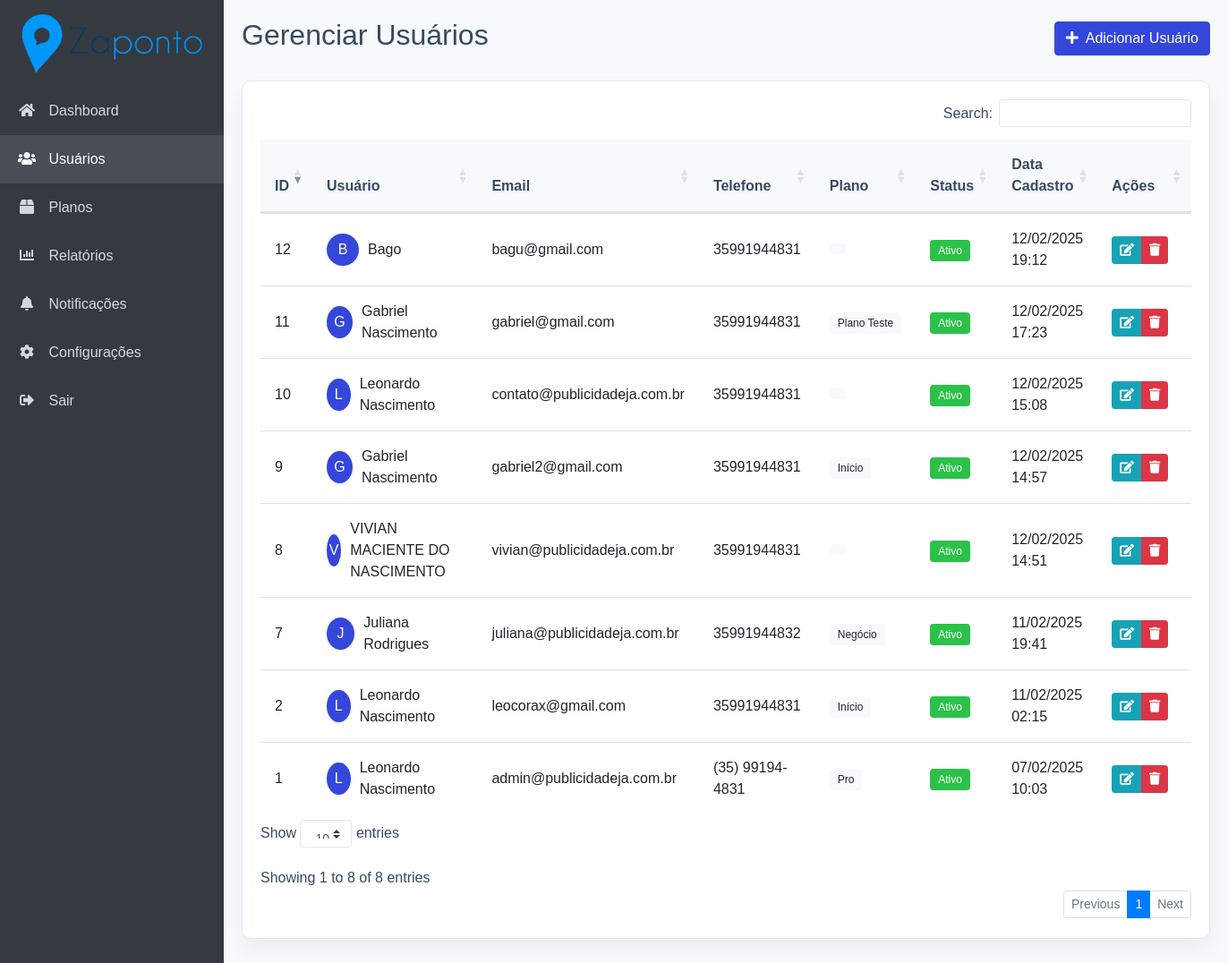
Page /pages/admin/usuarios.php (signed in) on the committed database.
### tables this page shows
CREATE TABLE `usuarios` (
  `id` int(11) NOT NULL,
  `nome` varchar(255) NOT NULL,
  `email` varchar(255) NOT NULL,
  `senha` varchar(255) NOT NULL,
  `mensagem_base` text DEFAULT NULL,
  `token_dispositivo` varchar(255) DEFAULT NULL,
  `arquivo_padrao` varchar(255) DEFAULT NULL,
  `created_at` timestamp NOT NULL DEFAULT current_timestamp(),
  `plano_id` int(11) DEFAULT NULL,
  `reset_token` varchar(64) DEFAULT NULL,
  `reset_token_expira` datetime DEFAULT NULL,
  `telefone` varchar(20) DEFAULT NULL,
  `status` enum('ativo','inativo') DEFAULT 'ativo',
  `empresa` varchar(255) DEFAULT NULL,
  `site` varchar(255) DEFAULT NULL,
  `foto_perfil` varchar(255) DEFAULT NULL,
  `data_cadastro` datetime DEFAULT current_timestamp(),
  `perfil_completo` tinyint(1) DEFAULT 0,
  `nome_negocio` varchar(255) DEFAULT NULL,
  `segmento` varchar(100) DEFAULT NULL,
  `publico_alvo` varchar(255) DEFAULT NULL,
  `objetivo_principal` varchar(100) DEFAULT NULL
);

CREATE TABLE `planos` (
  `id` int(11) NOT NULL,
  `nome` varchar(100) NOT NULL,
  `preco` decimal(10,2) NOT NULL,
  `limite_leads` int(11) NOT NULL,
  `limite_mensagens` int(11) NOT NULL,
  `recursos` text DEFAULT NULL,
  `ativo` tinyint(1) DEFAULT 1,
  `created_at` datetime DEFAULT current_timestamp(),
  `descricao` text DEFAULT NULL,
  `tem_ia` tinyint(1) DEFAULT 0,
  `stripe_price_id` varchar(255) DEFAULT NULL
);

### pages/admin/usuarios.php (the view, shortened to what this page needs)
<?php
include '../../includes/db.php';
$usuarios = $pdo->query("
    SELECT u.*, p.nome as plano_nome
    FROM usuarios u
    LEFT JOIN planos p ON u.plano_id = p.id
    ORDER BY u.created_at DESC
")->fetchAll();
?>
<!DOCTYPE html>
<html lang="pt-br">
<head>
    <link rel="stylesheet" href="https://stackpath.bootstrapcdn.com/bootstrap/4.5.2/css/bootstrap.min.css">
    <link rel="stylesheet" href="https://cdnjs.cloudflare.com/ajax/libs/font-awesome/5.15.1/css/all.min.css">
    <link rel="stylesheet" href="https://cdn.datatables.net/1.10.22/css/dataTables.bootstrap4.min.css">
</head>
<body>
    <div class="container-fluid">
        <div class="row">
            <?php include 'menu.php'; ?>
            <div class="main-content">
                <div class="d-flex justify-content-between align-items-center mb-4">
                    <h2>Gerenciar Usuários</h2>
                    <button class="btn btn-primary" data-toggle="modal" data-target="#modalUsuario" onclick="limparFormulario()">
                        <i class="fas fa-plus mr-2"></i>Adicionar Usuário
                    </button>
                </div>
                <div class="card">
                    <div class="card-body">
                        <div class="table-responsive">
                            <table id="tabelaUsuarios" class="table">
                                <thead>
                                    <tr>
                                        <th>ID</th>
                                        <th>Usuário</th>
                                        <th>Email</th>
                                        <th>Telefone</th>
                                        <th>Plano</th>
                                        <th>Status</th>
                                        <th>Data Cadastro</th>
                                        <th width="100">Ações</th>
                                    </tr>
                                </thead>
                                <tbody>
                                    <?php foreach ($usuarios as $usuario): ?>
                                    <tr>
                                        <td><?php echo $usuario['id']; ?></td>
                                        <td>
                                            <div class="d-flex align-items-center">
                                                <div class="user-avatar">
                                                    <?php echo strtoupper(substr($usuario['nome'], 0, 1)); ?>
                                                </div>
                                                <div>
                                                    <?php echo htmlspecialchars($usuario['nome']); ?>
                                                </div>
                                            </div>
                                        </td>
                                        <td><?php echo htmlspecialchars($usuario['email']); ?></td>
                                        <td><?php echo htmlspecialchars($usuario['telefone']); ?></td>
                                        <td>
                                            <span class="badge badge-light">
                                                <?php echo htmlspecialchars($usuario['plano_nome']); ?>
                                            </span>
                                        </td>
                                        <td>
                                            <span class="badge badge-<?php echo $usuario['status'] === 'ativo' ? 'success' : 'danger'; ?>">
                                                <?php echo ucfirst($usuario['status']); ?>
                                            </span>
                                        </td>
                                        <td><?php echo date('d/m/Y H:i', strtotime($usuario['created_at'])); ?></td>
                                        <td>
                                            <div class="btn-group">
                                                <button class="btn btn-sm btn-info" onclick="editarUsuario(<?php echo htmlspecialchars(json_encode($usuario)); ?>)" title="Editar">
                                                    <i class="fas fa-edit"></i>
                                                </button>
                                                <button class="btn btn-sm btn-danger" onclick="confirmarExclusao(<?php echo $usuario['id']; ?>)" title="Excluir">
                                                    <i class="fas fa-trash"></i>
                                                </button>
                                            </div>
                                        </td>
                                    </tr>
                                    <?php endforeach; ?>
                                </tbody>
                            </table>
                        </div>
                    </div>
                </div>
            </div>
        </div>
    </div>
</body>
</html>

### pages/admin/usuarios.php (style rules this page uses)
:root { --primary-color: #3547DB; --primary-hover: #283593; --success-color: #2CC149; --background-color: #f7f9fc; --text-color: #364a63; --border-color: #e2e8f0; --card-shadow: 0 0.75rem 1.5rem rgba(0, 0, 0, 0.05); }
body { background-color: var(--background-color); color: var(--text-color); font-family: 'Nunito', sans-serif; }
.main-content { margin-left: 250px; padding: 20px; transition: margin-left 0.3s; }
.card { background: #fff; border-radius: 10px; border: 1px solid var(--border-color); box-shadow: var(--card-shadow); margin-bottom: 20px; }
.table { margin-bottom: 0; }
.table th { border-top: none; font-weight: 600; padding: 1rem; background-color: #f8f9fa; color: var(--text-color); }
.table td { padding: 1rem; vertical-align: middle; }
.btn-primary { background-color: var(--primary-color); border-color: var(--primary-color); }
.badge { padding: 0.5em 0.75em; font-weight: 500; }
.badge-success { background-color: var(--success-color); }
.user-avatar { width: 36px; height: 36px; border-radius: 50%; background-color: var(--primary-color); color: #fff; display: flex; align-items: center; justify-content: center; margin-right: 10px; }

### rows in the picture
usuarios: id "12", nome "B", nome "Bago", email "bagu@gmail.com", telefone "35991944831", status "Ativo", created_at "12/02/2025 19:12"
usuarios: id "11", nome "G", nome "Gabriel Nascimento", email "gabriel@gmail.com", telefone "35991944831", plano.nome "Plano Teste", status "Ativo", created_at "12/02/2025 17:23"
usuarios: id "10", nome "L", nome "Leonardo Nascimento", email "contato@publicidadeja.com.br", telefone "35991944831", status "Ativo", created_at "12/02/2025 15:08"
usuarios: id "9", nome "G", nome "Gabriel Nascimento", email "gabriel2@gmail.com", telefone "35991944831", plano.nome "Início", status "Ativo", created_at "12/02/2025 14:57"
usuarios: id "8", nome "V", nome "VIVIAN MACIENTE DO NASCIMENTO", email "vivian@publicidadeja.com.br", telefone "35991944831", status "Ativo", created_at "12/02/2025 14:51"
usuarios: id "7", nome "J", nome "Juliana Rodrigues", email "juliana@publicidadeja.com.br", telefone "35991944832", plano.nome "Negócio", status "Ativo", created_at "11/02/2025 19:41"
usuarios: id "2", nome "L", nome "Leonardo Nascimento", email "leocorax@gmail.com", telefone "35991944831", plano.nome "Início", status "Ativo", created_at "11/02/2025 02:15"
usuarios: id "1", nome "L", nome "Leonardo Nascimento", email "admin@publicidadeja.com.br", telefone "(35) 99194-4831", plano.nome "Pro", status "Ativo", created_at "07/02/2025 10:03"
